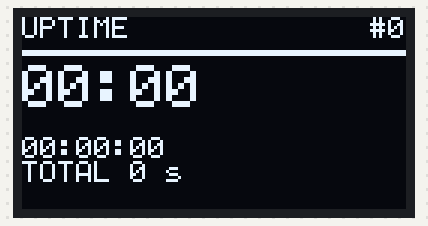
The program below on a simulated ESP32-S3. Parts: 128×64 one-colour display. Wiring (inferred from the names in the program): SSD1306 OLED at I2C address 0x3C. What the program prints to the serial monitor is not drawn.

Above: at 6.7 s.
At 12.8 s:
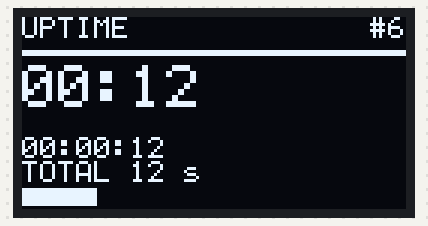
At 18.8 s:
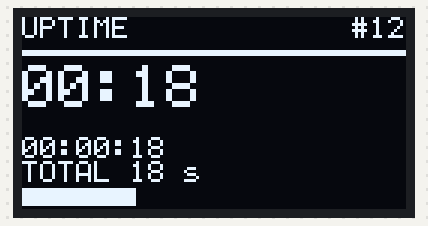
At 24.8 s:
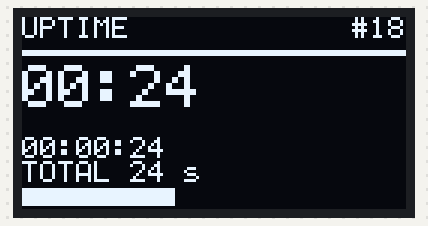
At 31.8 s:
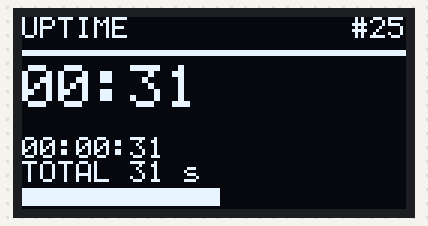
At 38.8 s:
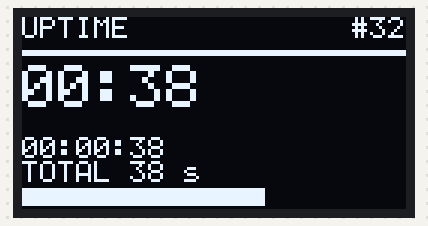

The program:

main.cpp
```cpp
/**
 * uptime-oled —— SSD1306 128x64 I2C OLED 显示通电时间
 *
 * 接线（ESP32-S3-DevKitC-1 N16R8）：
 *   OLED SCL  -> GPIO 4
 *   OLED SDA  -> GPIO 5
 *   OLED VCC  -> 3V3
 *   OLED GND  -> GND
 *
 * 行为：上电后每 1 秒刷新一次屏幕，显示自本次上电起的累计时长。
 *       满 24 小时自动进位成天，大号数值始终显示"秒"这一档，
 *       下一行显示完整分解，再下面是进度条。
 *
 * 计时为什么用 millis() 而不是 RTC/硬件定时器：
 *   - 需求精度是"1 秒级"，millis() 是 ESP32-Arduino 里单调递增的微秒级
 *     计数器换算而来，48 位累加，跑几年都不会溢出，精度绰绰有余；
 *   - 刷新用"上一次刷新的时间戳 + 1000ms"比较，是非阻塞写法，
 *     不用 delay(1000)，将来要加按键、传感器不受影响；
 *   - 与 SSD1306 的 I2C 传输（约 25ms）之间天然解耦。
 *   注意：millis() 计的是"上电至今"，深睡会停走；本示例不涉及低功耗深睡。
 */
#include <Arduino.h>

#include "ssd1306_i2c.h"

// ------------------------------------------------------------------ 配置
// 引脚按用户实际接线：I2C 时钟线(SCL) 接 4 号位，数据线(SDA) 接 5 号位
static const uint8_t PIN_I2C_SCL = 4;
static const uint8_t PIN_I2C_SDA = 5;

// 从机地址：模块背面丝印 0x78 是"含读写位的 8 位写法"，7 位地址是 0x3C。
// 少数模块出厂为 0x3D（丝印 0x7A），探测不到时会自动切换一次。
static const uint8_t OLED_ADDR_PRIMARY = 0x3C;
static const uint8_t OLED_ADDR_ALT = 0x3D;

static const uint32_t I2C_HZ = 400000;
static const uint32_t REFRESH_MS = 1000;  // 更新周期 1s

// 进度条：满一圈代表 1 分钟（60 秒），直观看到"秒在走"
static const uint32_t BAR_PERIOD_S = 60;
static const uint8_t BAR_X0 = 0;
static const uint8_t BAR_X1 = 127;
static const uint8_t BAR_PAGE = 7;
static const uint8_t BAR_FILLED = 0x7E;  // 实心行：中间 6 行点亮，上下各留 1 行留白
static const uint8_t BAR_EMPTY = 0x00;

Ssd1306I2c display(PIN_I2C_SCL, PIN_I2C_SDA, OLED_ADDR_PRIMARY, I2C_HZ);

static uint32_t lastRefresh = 0;
static uint32_t refreshCount = 0;
static uint32_t lastRetry = 0;
static const uint32_t RETRY_MS = 5000;  // 屏幕掉线后的重试间隔

/**
 * 把总秒数格式化成"最大单位 + 下一级单位"的紧凑写法。
 *   0..3599    -> "MM:SS"        （59:59 以内）
 *   1..99 天   -> "DDdHH:MM"     （满 24 小时进位成天）
 */
static void formatUptime(uint32_t totalSec, char* out, size_t outLen) {
  const uint32_t days = totalSec / 86400UL;
  const uint32_t rem = totalSec % 86400UL;
  const uint32_t hours = rem / 3600UL;
  const uint32_t minutes = (rem % 3600UL) / 60UL;
  const uint32_t seconds = rem % 60UL;

  if (days > 0) {
    snprintf(out, outLen, "%lud%02lu:%02lu", static_cast<unsigned long>(days),
             static_cast<unsigned long>(hours),
             static_cast<unsigned long>(minutes));
  } else {
    snprintf(out, outLen, "%02lu:%02lu", static_cast<unsigned long>(minutes),
             static_cast<unsigned long>(seconds));
  }
}

/** 渲染整屏。每 1 秒调用一次。 */
static void render(uint32_t totalSec) {
  display.clear();

  // 第 0 页：标题
  display.drawText5x7(0, 0, "UPTIME");
  // 第 0 页右侧：刷新计数，验证"确实每秒在动"
  char cnt[16];
  snprintf(cnt, sizeof(cnt), "#%lu", static_cast<unsigned long>(refreshCount));
  const size_t cntLen = strlen(cnt);
  const uint8_t cntX =
      (cntLen * 6 <= OLED_WIDTH) ? static_cast<uint8_t>(OLED_WIDTH - cntLen * 6)
                                 : 0;
  display.drawText5x7(cntX, 0, cnt);

  // 第 1 页：分隔线
  display.fillPageSpan(0, OLED_WIDTH - 1, 1, 0x18);

  // 第 2~3 页：大号主数值（2 倍放大），显示 MM:SS 或 DDdHH:MM 的后半段
  char mainText[16];
  formatUptime(totalSec, mainText, sizeof(mainText));
  display.drawText5x7Scaled2x(0, 2, mainText);

  // 第 4 页：留白（把主数值和明细区分开）
  // 第 5 页：完整分解，永不进位的绝对读数
  char detail[32];
  const uint32_t d = totalSec / 86400UL;
  const uint32_t h = (totalSec % 86400UL) / 3600UL;
  const uint32_t m = (totalSec % 3600UL) / 60UL;
  const uint32_t s = totalSec % 60UL;
  if (d > 0) {
    snprintf(detail, sizeof(detail), "%lud %02lu:%02lu:%02lu",
             static_cast<unsigned long>(d), static_cast<unsigned long>(h),
             static_cast<unsigned long>(m), static_cast<unsigned long>(s));
  } else {
    snprintf(detail, sizeof(detail), "%02lu:%02lu:%02lu",
             static_cast<unsigned long>(h), static_cast<unsigned long>(m),
             static_cast<unsigned long>(s));
  }
  display.drawText5x7(0, 5, detail);

  // 第 6 页：总秒数（无人机/设备计时常用读数）
  char secs[32];
  snprintf(secs, sizeof(secs), "TOTAL %lu s",
           static_cast<unsigned long>(totalSec));
  display.drawText5x7(0, 6, secs);

  // 第 7 页：进度条，60 秒跑满一圈
  const uint32_t phase = totalSec % BAR_PERIOD_S;
  display.fillPageSpan(BAR_X0, BAR_X1, BAR_PAGE, BAR_EMPTY);
  const uint32_t span = BAR_X1 - BAR_X0 + 1;
  uint32_t filled = (phase * span) / BAR_PERIOD_S;
  if (filled > 0) {
    display.fillPageSpan(BAR_X0, static_cast<uint8_t>(BAR_X0 + filled - 1),
                         BAR_PAGE, BAR_FILLED);
  }

  display.flush();
}

void setup() {
  Serial.begin(115200);
  delay(200);  // 等 USB CDC 枚举完，否则前几行日志会丢

  Serial.println();
  Serial.println("=== uptime-oled ===");
  Serial.printf("I2C: SCL=GPIO%u  SDA=GPIO%u  %lu Hz\n", PIN_I2C_SCL,
                PIN_I2C_SDA, static_cast<unsigned long>(I2C_HZ));

  if (!display.begin()) {
    // 主地址没应答。串口日志一律用 ASCII：中文经 UTF-8 输出到部分
    // 串口工具会变乱码，而这条信息恰恰是故障时唯一能看到的线索。
    Serial.printf("[ERR] no ACK at 0x%02X.\n", OLED_ADDR_PRIMARY);
    Serial.println("Check, in this order:");
    Serial.println("  1) SCL -> GPIO4 and SDA -> GPIO5 (swapped wires = no ACK)");
    Serial.println("  2) VCC -> 3V3, GND -> GND; on-board power LED lit?");
    Serial.println("  3) bare panel needs 4.7k pull-ups to 3V3 (modules have them)");
    Serial.println("  4) address: some modules are 0x3D, not 0x3C");
    Serial.println("Run tools/i2c-scan to see whether ANY device answers.");
    Serial.println("Uptime logic keeps running; per-second output continues below.");
  } else {
    Serial.println("OLED init OK, refreshing every 1s.");
  }

  // 开机先画一帧，避免上电后空屏等到第 1 秒
  render(0);
  lastRefresh = millis();
}

void loop() {
  const uint32_t now = millis();

  // 屏幕不在线时，每 5 秒重试一次初始化。
  // 好处：接线没插好的情况下，插好就能自己恢复，不必重新上电。
  if (!display.ready() && now - lastRetry >= RETRY_MS) {
    lastRetry = now;
    Serial.println("[retry] probing OLED again...");
    if (display.begin()) {
      Serial.println("[retry] OLED came online.");
      lastRefresh = millis();  // 重新对齐刷新节拍
    }
  }

  if (now - lastRefresh < REFRESH_MS) {
    return;  // 非阻塞：到点才干活，其余时间让出 CPU
  }
  lastRefresh += REFRESH_MS;  // 累加而非赋值，避免单次超时造成长期漂移
  ++refreshCount;

  // 以"上电时刻"为原点。millis() 本身即自上电起算，
  // 这里换算成秒，就是需求要的"通电时间"。
  const uint32_t totalSec = now / 1000UL;

  render(totalSec);

  char line[16];
  formatUptime(totalSec, line, sizeof(line));
  Serial.printf("[%lu] uptime=%s  refreshes=%lu\n",
                static_cast<unsigned long>(totalSec), line,
                static_cast<unsigned long>(refreshCount));
}
```

ssd1306_i2c.cpp
```cpp
/**
 * ssd1306_i2c.cpp —— SSD1306 128x64 I2C 裸驱实现
 *
 * I2C 帧格式（datasheet 第 8 章）：
 *   控制字节 0x00 = 后面全是命令 (Co=0, D/C#=0)
 *   控制字节 0x40 = 后面全是显存数据 (Co=0, D/C#=1)
 */
#include "ssd1306_i2c.h"

#include <Arduino.h>
#include <Wire.h>

#include "font5x7.h"

namespace {

// 每次 I2C 事务的负载上限。ESP32 Arduino 的 Wire 缓冲约 128 字节，
// 单次最多推 1024 字节，所以整帧分成若干块发送。
constexpr size_t kChunkPayload = 64;

// 字模方向自检图案在屏幕上停留多久。放这里是因为它以毫秒计，属于驱动行为。
constexpr uint32_t kFontDirProbeMs = 6000;

}  // namespace

Ssd1306I2c::Ssd1306I2c(uint8_t scl, uint8_t sda, uint8_t addr, uint32_t hz)
    : scl_(scl), sda_(sda), addr_(addr), hz_(hz) {}

void Ssd1306I2c::cmd(uint8_t c) {
  Wire.beginTransmission(addr_);
  Wire.write(0x00);  // 控制字节：命令
  Wire.write(c);
  Wire.endTransmission();
}

void Ssd1306I2c::cmd2(uint8_t c, uint8_t arg) {
  Wire.beginTransmission(addr_);
  Wire.write(0x00);  // 控制字节：命令
  Wire.write(c);
  Wire.write(arg);
  Wire.endTransmission();
}

bool Ssd1306I2c::probe() {
  Wire.beginTransmission(addr_);
  return Wire.endTransmission() == 0;
}

void Ssd1306I2c::setCursor(uint8_t page, uint8_t col) {
  // 页寻址模式下先定位页，再定位列：列低 4 位 + 列高 4 位
  cmd(static_cast<uint8_t>(CMD_SET_PAGE | (page & 0x07)));
  cmd(static_cast<uint8_t>(CMD_SET_LOW_COLUMN | (col & 0x0F)));
  cmd(static_cast<uint8_t>(CMD_SET_HIGH_COLUMN | ((col >> 4) & 0x0F)));
}

bool Ssd1306I2c::begin() {
  // ESP32 上可给 I2C 指定任意 GPIO；先 begin 再探测。
  Wire.begin(sda_, scl_, hz_);
  Wire.setTimeOut(50);  // ms：总线卡死时不要无限等待

  ok_ = probe();
  if (!ok_) {
    return false;  // 从机没应答：接线 / 地址 / 上拉电阻问题，交给调用方报告
  }

  // ---- 上电初始化序列（SSD1306 datasheet 推荐值）----
  cmd(CMD_DISPLAY_OFF);        // 0xAE 先关显示，避免初始化过程中花屏
  cmd2(CMD_SET_CLOCK_DIV, 0x80);   // 0xD5 0x80：分频=1，振荡频率档位 8
  cmd2(CMD_SET_MULTIPLEX, OLED_HEIGHT - 1);  // 0xA8 0x3F：复用率 64 行
  cmd2(CMD_SET_DISPLAY_OFFSET, 0x00);        // 0xD3 0x00：垂直偏移 0
  cmd(CMD_SET_START_LINE | 0x00);            // 0x40：显示起始行 0
  cmd2(CMD_CHARGE_PUMP, 0x14);               // 0x8D 0x14：开内部电荷泵（3.3V 供电必须开）
  cmd2(CMD_MEMORY_MODE, 0x02);               // 0x20 0x02：页寻址模式（写满一页不跨页）
  cmd(CMD_SEG_REMAP | 0x01);                 // 0xA1：列 127 映射到 SEG0（左右镜像基准）
  cmd(CMD_COM_SCAN_DEC);                     // 0xC8：COM 反向扫描（上下翻转基准）
  cmd2(CMD_SET_COM_PINS, 0x12);              // 0xDA 0x12：128x64 交替 COM 引脚配置
  cmd2(CMD_SET_CONTRAST, 0xCF);              // 0x81 0xCF：亮度
  cmd2(CMD_SET_PRECHARGE, 0xF1);             // 0xD9 0xF1：预充电周期
  cmd2(CMD_SET_VCOM_DETECT, 0x40);           // 0xDB 0x40：VCOMH 电平
  cmd(CMD_DISPLAY_ALLON_RESUME);             // 0xA4：按显存内容显示
  cmd(CMD_NORMAL_DISPLAY);                   // 0xA6：正常（非反色）
  cmd(CMD_DEACTIVATE_SCROLL);                // 0x2E：关滚动
  cmd(CMD_DISPLAY_ON);                       // 0xAF：开显示

  clear();
  flush();
  fontDirProbe();
  return true;
}

void Ssd1306I2c::clear() { memset(buf_, 0x00, sizeof(buf_)); }

void Ssd1306I2c::flush() {
  // 从机不在线时不要白刷：每次 endTransmission 都会阻塞到超时，
  // 8 页 × 2 次事务能把 loop 拖住近一秒，反过来破坏 1s 的刷新周期。
  // 探测失败后直接跳过，主循环的计时精度不受影响。
  if (!ok_) {
    return;
  }

  for (uint8_t page = 0; page < OLED_PAGES; ++page) {
    setCursor(page, 0);
    const uint8_t* p = buf_ + static_cast<size_t>(page) * OLED_WIDTH;
    uint8_t remaining = OLED_WIDTH;
    while (remaining > 0) {
      const uint8_t n =
          (remaining > kChunkPayload) ? kChunkPayload : remaining;
      Wire.beginTransmission(addr_);
      Wire.write(0x40);  // 控制字节：显存数据
      for (uint8_t i = 0; i < n; ++i) {
        Wire.write(p[i]);
      }
      Wire.endTransmission();
      p += n;
      remaining -= n;
    }
  }
}

// ------------------------------------------------------------------ 字模方向自检

void Ssd1306I2c::fontDirProbe() {
  // 画两条同长（4 行）的 1x4 竖条，y 起点相隔 14 行。判读方法见 font_dir.h：
  // 只回答"哪条离屏幕垂直中心更远"，不依赖任何字模，所以检查本身不会跟着一起反。
  auto vbar = [this](uint8_t x, uint8_t y, uint8_t h) {
    for (uint8_t i = 0; i < h; ++i) {
      if (static_cast<uint16_t>(y) + i >= OLED_HEIGHT) {
        break;
      }
      uint8_t* row = buf_ + static_cast<size_t>((y + i) >> 3) * OLED_WIDTH;
      row[x] |= static_cast<uint8_t>(1u << ((y + i) & 7));
    }
  };

  clear();
  vbar(2, 27, 4);    // 左缘
  vbar(120, 35, 4);  // 右缘
  flush();

  Serial.println();
  Serial.println("=== font-dir self-check (image on screen) ===");
  Serial.println("Two 1x4 bars, 14 rows apart, left edge and right edge.");
  Serial.println("Which bar is FARTHER from the screen's vertical center?");
  Serial.println("  outer bar is UPPER  -> 0xC8 is correct, keep bit0 = top");
  Serial.println("  outer bar is LOWER  -> use CMD_COM_SCAN_NORMAL (0xC0),");
  Serial.println("                         or flip the glyph rows");
  Serial.println("============================================");
  Serial.println();

  delay(kFontDirProbeMs);
  clear();
  flush();
}

void Ssd1306I2c::drawChar5x7(uint8_t x, uint8_t page, char c) {
  if (page >= OLED_PAGES) {
    return;
  }
  const uint8_t* g = glyph5x7(c);
  uint8_t* row = buf_ + static_cast<size_t>(page) * OLED_WIDTH;
  for (uint8_t i = 0; i < 5; ++i) {
    const uint8_t col = x + i;
    if (col < OLED_WIDTH) {
      row[col] = g[i];
    }
  }
  // 第 6 列为字间距：显式清零，避免刷新时残留上一次更长的内容
  const uint8_t gap = x + 5;
  if (gap < OLED_WIDTH) {
    row[gap] = 0x00;
  }
}

void Ssd1306I2c::drawText5x7(uint8_t x, uint8_t page, const char* s) {
  uint8_t cursor = x;
  for (; *s != '\0'; ++s) {
    if (cursor + 5 >= OLED_WIDTH) {
      break;  // 放不下整个字形就连字间距一起放弃，保持右侧干净
    }
    drawChar5x7(cursor, page, *s);
    cursor += 6;
  }
}

void Ssd1306I2c::drawText5x7Scaled2x(uint8_t x, uint8_t page, const char* s) {
  if (page + 1 >= OLED_PAGES) {
    return;
  }
  uint8_t cursor = x;
  for (; *s != '\0'; ++s) {
    if (cursor + 10 >= OLED_WIDTH) {
      break;
    }
    const uint8_t* g = glyph5x7(*s);
    // 2 倍放大：源列 i 展开到目标列 2i、2i+1；源 bit b 展开到目标 bit 2b、2b+1。
    // 因目标字形跨两页，低 8 位落在上页、被挤出的高 4 位落在下页。
    uint8_t* upper = buf_ + static_cast<size_t>(page) * OLED_WIDTH;
    uint8_t* lower = upper + OLED_WIDTH;
    for (uint8_t i = 0; i < 5; ++i) {
      uint8_t lo = 0;
      uint8_t hi = 0;
      for (uint8_t b = 0; b < 7; ++b) {
        if (g[i] & (1u << b)) {
          const uint8_t dstBit = b * 2;  // 0,2,4,..,12
          if (dstBit < 8) {
            lo |= static_cast<uint8_t>(1u << dstBit) |
                  static_cast<uint8_t>(1u << (dstBit + 1));
          } else {
            hi |= static_cast<uint8_t>(1u << (dstBit - 8)) |
                  static_cast<uint8_t>(1u << (dstBit - 8 + 1));
          }
        }
      }
      const uint8_t c0 = cursor + i * 2;
      const uint8_t c1 = c0 + 1;
      if (c1 < OLED_WIDTH) {
        upper[c0] = lo;
        upper[c1] = lo;
        lower[c0] = hi;
        lower[c1] = hi;
      }
    }
    // 2 倍放大后字间距 2 列
    const uint8_t gap0 = cursor + 10;
    const uint8_t gap1 = gap0 + 1;
    if (gap1 < OLED_WIDTH) {
      upper[gap0] = 0x00;
      upper[gap1] = 0x00;
      lower[gap0] = 0x00;
      lower[gap1] = 0x00;
    }
    cursor += 12;
  }
}

void Ssd1306I2c::fillPageSpan(uint8_t x0, uint8_t x1, uint8_t page,
                              uint8_t pattern) {
  if (page >= OLED_PAGES || x0 > x1) {
    return;
  }
  uint8_t* row = buf_ + static_cast<size_t>(page) * OLED_WIDTH;
  for (uint8_t x = x0; x <= x1 && x < OLED_WIDTH; ++x) {
    row[x] = pattern;
  }
}
```

ssd1306_i2c.h
```cpp
/**
 * ssd1306_i2c.h —— SSD1306 128x64 I2C 裸驱
 *
 * 为什么不用现成库：
 *   - Adafruit_SSD1306 自带 1KB 全屏缓冲 + GFX 抽象层，编译慢、依赖重；
 *   - 本任务只需要"写文本 + 一行进度条"，裸驱 30 行命令就能覆盖，
 *     初始化序列按 SSD1306 datasheet 直写，改动完全可控。
 *
 * 显存模型：128x64 分 8 页（page），每页 8 行像素、128 列，
 *           每个字节代表一列里的 8 个垂直像素，bit0 = 页内最上一行。
 *           全屏 = 8 * 128 = 1024 字节。
 */
#pragma once

#include <stdint.h>

// ------------------------------------------------------------------ 常量
static const uint8_t OLED_WIDTH = 128;
static const uint8_t OLED_HEIGHT = 64;
static const uint8_t OLED_PAGES = OLED_HEIGHT / 8;  // 8 页
static const uint16_t OLED_BUFFER_SIZE =
    static_cast<uint16_t>(OLED_WIDTH) * OLED_PAGES;  // 1024 字节

// SSD1306 命令码（仅列出本驱动用到的）
enum Ssd1306Cmd : uint8_t {
  CMD_DISPLAY_OFF = 0xAE,
  CMD_DISPLAY_ON = 0xAF,
  CMD_SET_LOW_COLUMN = 0x00,        // 低 4 位列地址
  CMD_SET_HIGH_COLUMN = 0x10,       // 高 4 位列地址
  CMD_MEMORY_MODE = 0x20,           // 0x00 水平 / 0x01 垂直 / 0x02 页寻址
  CMD_SET_CONTRAST = 0x81,
  CMD_CHARGE_PUMP = 0x8D,           // 0x14 = 开内部电荷泵
  CMD_SET_START_LINE = 0x40,
  CMD_SEG_REMAP = 0xA0,             // |0x01 = 左右翻转
  CMD_SET_MULTIPLEX = 0xA8,
  CMD_DISPLAY_ALLON_RESUME = 0xA4,  // 按显存显示
  CMD_NORMAL_DISPLAY = 0xA6,
  CMD_COM_SCAN_DEC = 0xC8,          // 上下翻转
  CMD_SET_DISPLAY_OFFSET = 0xD3,
  CMD_SET_CLOCK_DIV = 0xD5,
  CMD_SET_PRECHARGE = 0xD9,
  CMD_SET_COM_PINS = 0xDA,
  CMD_SET_VCOM_DETECT = 0xDB,
  CMD_SET_PAGE = 0xB0,              // |页号(0..7)
  CMD_DEACTIVATE_SCROLL = 0x2E,
};

// ------------------------------------------------------------------ 驱动类
class Ssd1306I2c {
 public:
  // scl/sda: ESP32 上可为任意 GPIO；addr: 7 位地址（0x3C 或 0x3D）
  Ssd1306I2c(uint8_t scl, uint8_t sda, uint8_t addr = 0x3C,
             uint32_t hz = 400000);

  // 建 I2C、探测从机、跑初始化序列。返回 false 表示从机无应答。
  bool begin();

  bool ready() const { return ok_; }

  // ---- 绘图（只改片内缓冲，不碰 I2C）----
  void clear();
  void drawChar5x7(uint8_t x, uint8_t page, char c);
  void drawText5x7(uint8_t x, uint8_t page, const char* s);
  // 2 倍放大：字形高 14 像素，占用 page 与 page+1 两页
  void drawText5x7Scaled2x(uint8_t x, uint8_t page, const char* s);
  void fillPageSpan(uint8_t x0, uint8_t x1, uint8_t page, uint8_t pattern);

  // 把 1024 字节缓冲推到屏幕（8 页 × 分块传输）
  void flush();

  // 字模方向自检：点亮两条相隔 14 行的 1x4 竖条，6 秒后自动清屏。
  // 由 begin() 自动调用。判读方法见同仓库 clock-oled/src/font_dir.h。
  void fontDirProbe();

  // ---- 底层 ----
  void cmd(uint8_t c);
  void cmd2(uint8_t c, uint8_t arg);
  void setCursor(uint8_t page, uint8_t col);
  bool probe();

 private:
  uint8_t scl_;
  uint8_t sda_;
  uint8_t addr_;
  uint32_t hz_;
  bool ok_ = false;
  uint8_t buf_[OLED_BUFFER_SIZE] = {0};
};
```

Source omitted: font5x7.h (data table, 5381 bytes)

Measured:
- what the display in image 0 shows lasts 1.1 s, from 6.6 s to 7.7 s
- what the display in image 1 shows lasts 1.0 s, from 12.7 s to 13.7 s
